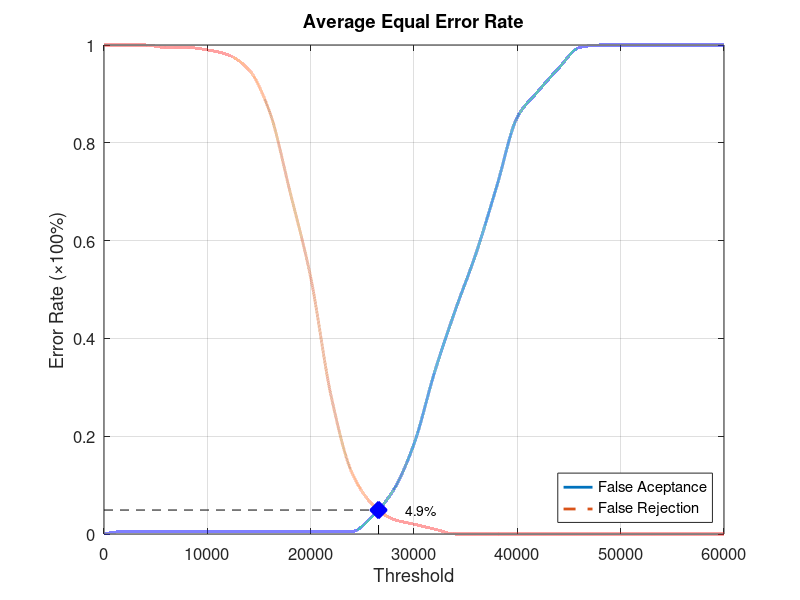
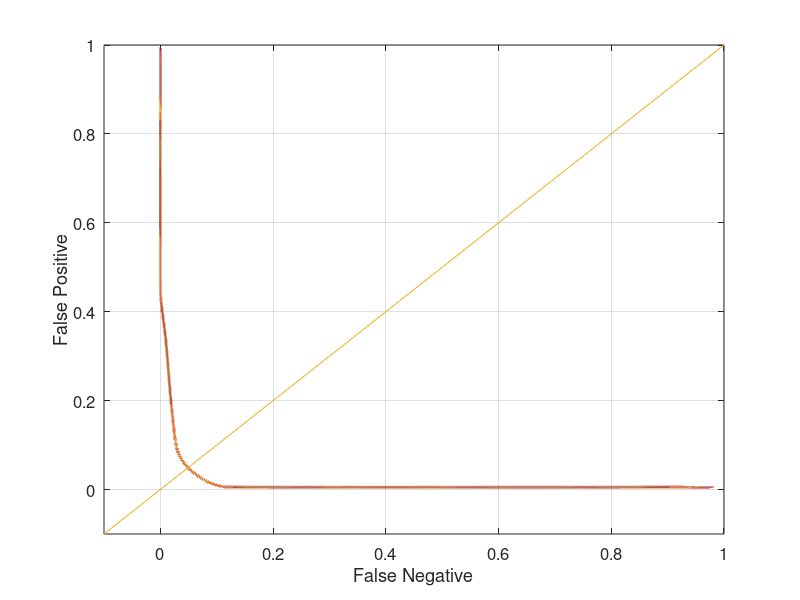

Here is the MATLAB script that generated these plots, in order:
function yEER = Database5_1
close all;
clear;
clc;
x = 0:2000:60000;
xq = 0:0.5:60000;

y0 = [0 0.00526316 0.00526316 0.00526316 0.00526316 0.00526316 0.00526316 0.00526316 0.00526316 0.00526316 0.00526316 0.00526316 0.00526316 0.0368421 0.0894737 0.184211 0.331579 0.457895 0.573684 0.710526 0.852632 0.905263 0.952632 0.994737 1 1 1 1 1 1 1];
yy0 = interp1(x, y0, xq, 'pchip');
y1 = [1 1 1 0.995 0.995 0.99 0.98 0.95 0.865 0.7 0.525 0.28 0.125 0.06 0.03 0.02 0.01 0 0 0 0 0 0 0 0 0 0 0 0 0 0];
yy1 = interp1(x, y1, xq, 'pchip');

% Calculating EER: 
y2 = abs(y0 - y1);
find(y2 == min(y2))
yy2 = abs(yy0 - yy1);
xEER = find(yy2 == min(yy2));
xEERIndex = xq(xEER) % X-axis EER
yEER = yy0(xEER) % Y-axis EER

main = figure
plot(xq, yy0,'-','LineWidth', 2);	hold on
plot(xq, yy1,'--','LineWidth', 2);	hold on
plot([xEERIndex xEERIndex], [0 yEER], 'k--');	hold on
plot([0 xEERIndex], [yEER yEER], 'k--');	hold on
plot(xEERIndex, yEER, 'bx', 'LineWidth', 10);	hold on
text(xEERIndex + 10 * xEERIndex / 100, yEER, [num2str(round((10000 * yEER)) / 100) '%'])
legend('False Aceptance', 'False Rejection', 'Location', 'SouthEast')
xlabel('Threshold')
ylabel('Error Rate (\times100%)')
title('Average Equal Error Rate')
set(gca, 'FontSize', 12)
axis([0 60000 0 1])
grid on

print(main, 'Database5_1Main', '-dpng');
FNRxFPR = figure('Color', [1 1 1]);
plot(yy1, yy0, '-', yy1, yy0, 'LineWidth', 2);
hold on
y = -0.1:0.1:1
plot(y, y); 
set(gca, 'FontSize', 12)
xlabel('False Negative')
ylabel('False Positive')
axis([-0.1 1 -0.1 1])
set(gca, 'FontSize', 12)
grid on

print(FNRxFPR, 'Database5_1FNRxFPR','-dpng');
end
